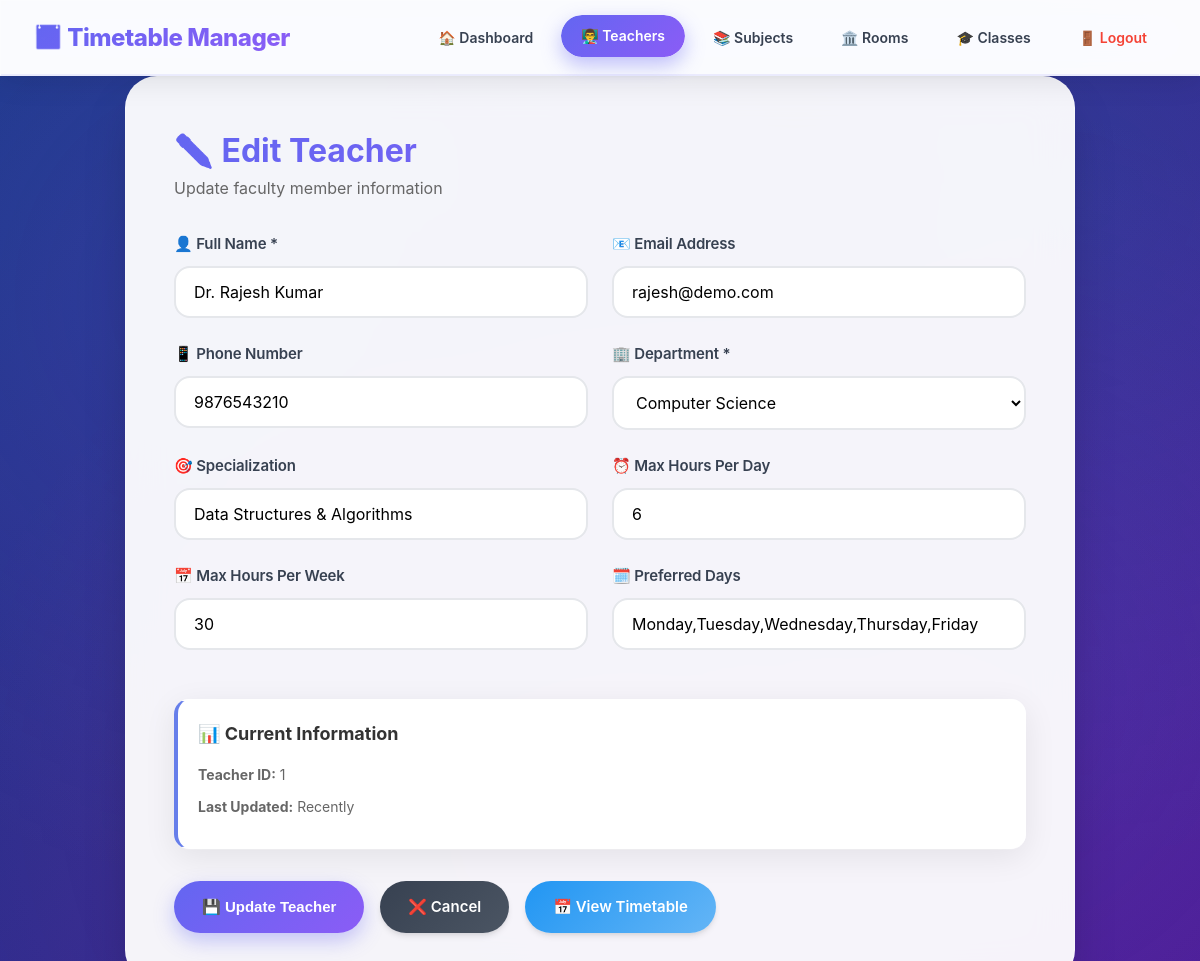
Screenshot of /teachers/edit/1 (signed in) with the database file from the repository.
### tables this page shows
CREATE TABLE teachers (
            id INTEGER PRIMARY KEY AUTOINCREMENT,
            name TEXT NOT NULL,
            email TEXT,
            phone TEXT,
            department TEXT,
            specialization TEXT,
            max_hours_per_day INTEGER DEFAULT 6,
            max_hours_per_week INTEGER DEFAULT 30,
            preferred_days TEXT,
            user_id INTEGER NOT NULL,
            created_at TIMESTAMP DEFAULT CURRENT_TIMESTAMP,
            FOREIGN KEY (user_id) REFERENCES users (id)
        );

### app.py (the view, shortened to what this page needs)
@app.route('/teachers/edit/<int:id>', methods=['GET', 'POST'])
@login_required
def edit_teacher(id):
    conn = get_db_connection()
    teacher = conn.execute('SELECT * FROM teachers WHERE id=? AND user_id=?',
                          (id, session['user_id'])).fetchone()
    conn.close()
    return render_template('edit_teacher.html', teacher=teacher)

### app.py (called while the page is built)
def login_required(f):
    @wraps(f)
    def decorated_function(*args, **kwargs):
        if 'user_id' not in session:
            flash('Please login to access this page.', 'warning')
            return redirect(url_for('login'))
        return f(*args, **kwargs)
    return decorated_function

### database.py (called while the page is built)
def get_db_connection():
    conn = sqlite3.connect(DATABASE)
    conn.row_factory = sqlite3.Row
    return conn

### templates/edit_teacher.html (shortened to what this page needs)
<!DOCTYPE html>
<html lang="en">
<head>
    <link rel="stylesheet" href="{{ url_for('static', filename='css/style.css') }}">
</head>
<body>
    <nav class="navbar glass">
        <div class="nav-brand gradient-text">📅 Timetable Manager</div>
        <div class="nav-links">
            <a href="{{ url_for('dashboard') }}">🏠 Dashboard</a>
            <a href="{{ url_for('teachers') }}" class="active">👨‍🏫 Teachers</a>
            <a href="{{ url_for('subjects') }}">📚 Subjects</a>
            <a href="{{ url_for('rooms') }}">🏛️ Rooms</a>
            <a href="{{ url_for('classes') }}">🎓 Classes</a>
            <a href="{{ url_for('logout') }}" style="color: #f44336;">🚪 Logout</a>
        </div>
    </nav>
    <div class="container">
        <div class="form-container glass zoom-in">
            <h1 class="gradient-text">✏️ Edit Teacher</h1>
            <p style="color: #666; margin-bottom: 30px;">Update faculty member information</p>
            <form method="POST" class="item-form">
                <div class="form-row">
                    <div class="form-group">
                        <label>👤 Full Name *</label>
                        <input type="text" name="name" required value="{{ teacher['name'] }}">
                    </div>
                    <div class="form-group">
                        <label>📧 Email Address</label>
                        <input type="email" name="email" value="{{ teacher['email'] or '' }}">
                    </div>
                </div>
                <div class="form-row">
                    <div class="form-group">
                        <label>📱 Phone Number</label>
                        <input type="tel" name="phone" value="{{ teacher['phone'] or '' }}">
                    </div>
                    <div class="form-group">
                        <label>🏢 Department *</label>
                        <select name="department" required>
                            <option value="Computer Science" {% if teacher['department'] == 'Computer Science' %}selected{% endif %}>Computer Science</option>
                        </select>
                    </div>
                </div>
                <div class="form-row">
                    <div class="form-group">
                        <label>🎯 Specialization</label>
                        <input type="text" name="specialization" value="{{ teacher['specialization'] or '' }}">
                    </div>
                    <div class="form-group">
                        <label>⏰ Max Hours Per Day</label>
                        <input type="number" name="max_hours_per_day" value="{{ teacher['max_hours_per_day'] }}"
                               min="1" max="10">
                    </div>
                </div>
                <div class="form-row">
                    <div class="form-group">
                        <label>📅 Max Hours Per Week</label>
                        <input type="number" name="max_hours_per_week" value="{{ teacher['max_hours_per_week'] }}"
                               min="1" max="50">
                    </div>
                    <div class="form-group">
                        <label>🗓️ Preferred Days</label>
                        <input type="text" name="preferred_days" value="{{ teacher['preferred_days'] or '' }}">
                    </div>
                </div>
                <div class="info-box glass">
                    <h3>📊 Current Information</h3>
                    <p><strong>Teacher ID:</strong> {{ teacher['id'] }}</p>
                    <p><strong>Last Updated:</strong> Recently</p>
                </div>
                <div class="form-actions">
                    <button type="submit" class="btn btn-primary glow-on-hover">
                        💾 Update Teacher
                    </button>
                    <a href="{{ url_for('teachers') }}" class="btn btn-secondary">
                        ❌ Cancel
                    </a>
                    <a href="{{ url_for('teacher_timetable', teacher_id=teacher['id']) }}"
                       class="btn" style="background: linear-gradient(135deg, #2196F3, #64B5F6); color: white;">
                        📅 View Timetable
                    </a>
                </div>
            </form>
        </div>
    </div>
</body>
</html>

### templates/edit_teacher.html (style rules this page uses)
.info-box { padding: 20px; border-radius: 15px; margin: 25px 0; border-left: 4px solid #667eea; }
.info-box h3 { color: #333; margin-bottom: 15px; font-size: 18px; }
.info-box p { margin: 10px 0; color: #666; font-size: 14px; }

### rows the page displays
teachers: name "Dr. Rajesh Kumar", email "rajesh@demo.com", phone "9876543210", department "Computer Science", specialization "Data Structures & Algorithms", max_hours_per_day "6", max_hours_per_week "30", preferred_days "Monday,Tuesday,Wednesday,Thursday,Friday", id "1"
